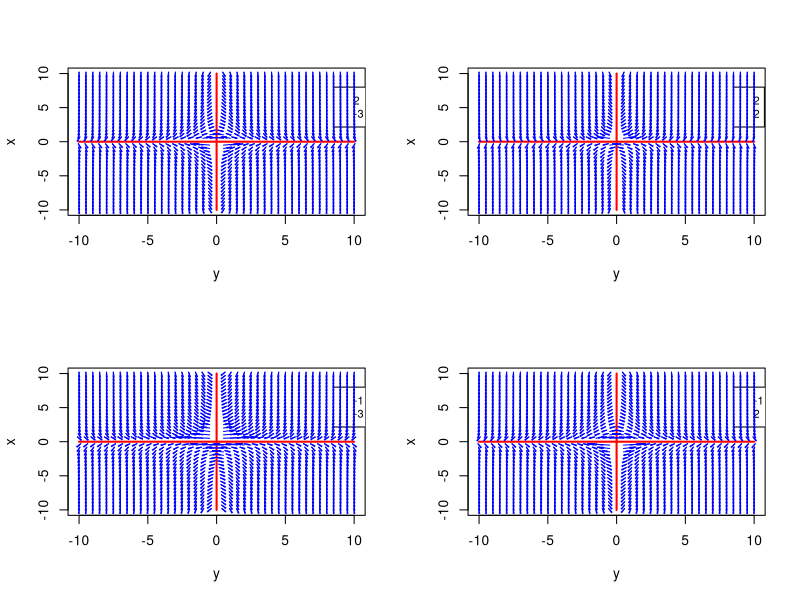
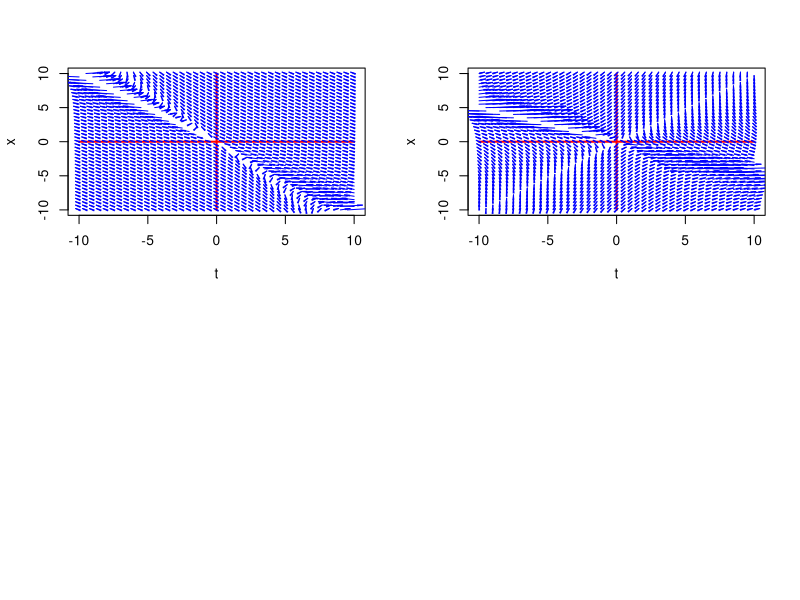

Recreate these plots in R, in order.
y=seq(-10,10,0.5)
x=seq(-10,10,0.5)
e=0.20
pendiente=rep(0,length(x))
ye=rep(0,length(x))
par(mfrow=c(2,2))
for(k in 1:2){
a=c(2,-1)
for(l in 1:2){
b=c(-3,2)
plot(x,ye,xlim =c(-10,10), ylim=c(-10,10),type='l',col='red',lwd=2,xlab = 'y',ylab = 'x')
legend(8.5,8,legend =c(a[k],b[l]),cex=0.8)
lines(ye,y,xlim =c(-10,10), ylim=c(-10,10),type='l',col='red',lwd=2)
for(j in 1:length(y)){
  for(i in 1:length(x)){
    pendiente[j]=a[k]*x[i]/b[l]*y[j]
    arrows(x[i],y[j],((pendiente[j]*x[i])-y[j]+y[j]+e)/(pendiente[j]),y[j]+e,length = 0.05,angle = 5,col = 'blue')
    #points(x[i],y[j])
  }
}
}
}



y=seq(-10,10,0.5)
x=seq(-10,10,0.5)
pendiente=rep(0,length(x))
a=2
e=0.20
b=2
c=-3
k=-2
plot(x,pendiente,xlim =c(-10,10), ylim=c(-10,10),type='l',col='red',lwd=2,xlab = 't',ylab = 'x')
lines(pendiente,y,xlim =c(-10,10), ylim=c(-10,10),type='l',col='red',lwd=2)
for(j in 1:length(y)){
  for(i in 1:length(x)){
    pendiente[j]=(a*x[i]+b*y[j])/(c*x[i]+k*y[j])
    arrows(x[i],y[j],((pendiente[j]*x[i])-y[j]+y[j]+e)/(pendiente[j]),y[j]+e,length = 0.05,angle = 5,col = 'blue')
    #points(x[i],y[j])
  }
}




y=seq(-10,10,0.5)
x=seq(-10,10,0.5)
pendiente=rep(0,length(x))
a=1
e=0.20
b=2
c=-1
k=1
plot(x,pendiente,xlim =c(-10,10), ylim=c(-10,10),type='l',col='red',lwd=2,xlab = 't',ylab = 'x')
lines(pendiente,y,xlim =c(-10,10), ylim=c(-10,10),type='l',col='red',lwd=2)
for(j in 1:length(y)){
  for(i in 1:length(x)){
    pendiente[j]=(a*x[i]+b*y[j])/(c*x[i]+k*y[j])
    arrows(x[i],y[j],((pendiente[j]*x[i])-y[j]+y[j]+e)/(pendiente[j]),y[j]+e,length = 0.05,angle = 5,col = 'blue')
    #points(x[i],y[j])
  }
}